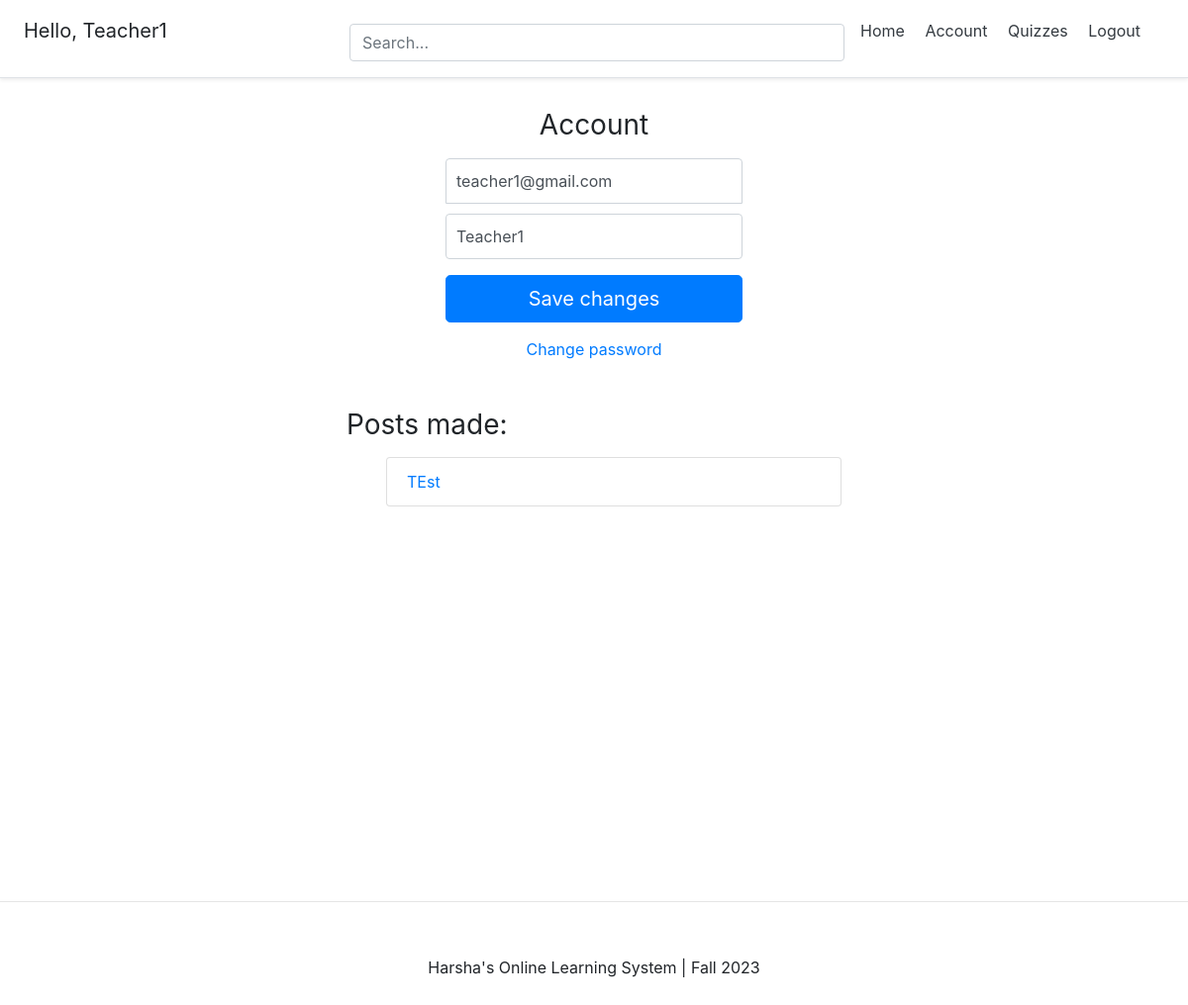
The page /account/ (signed in) on the database its author committed.
### account/models.py (models this page shows, shortened)
class Account(AbstractBaseUser):
	email 					= models.EmailField(verbose_name="email", max_length=60, unique=True)
	username 				= models.CharField(max_length=30, unique=True)
	date_joined				= models.DateTimeField(verbose_name='date joined', auto_now_add=True)
	last_login				= models.DateTimeField(verbose_name='last login', auto_now=True)
	is_admin				= models.BooleanField(default=False)
	is_active				= models.BooleanField(default=True)
	is_staff				= models.BooleanField(default=False)
	is_superuser			= models.BooleanField(default=False)
	is_teacher = models.BooleanField(default=False)
	USERNAME_FIELD = 'email'
	REQUIRED_FIELDS = ['username',]
	objects = MyAccountManager()

### blog/models.py (models this page shows)
class BlogPost(models.Model):
	title = models.CharField(max_length=50, null=False, blank=False)
	body = models.TextField(max_length=500, null=False, blank=False)
	image = models.ImageField(upload_to=upload_location, null=True, blank=True)
	date_published = models.DateTimeField(auto_now_add=True, verbose_name="date published")
	date_updated = models.DateTimeField(auto_now=True, verbose_name="date updated")
	author = models.ForeignKey(settings.AUTH_USER_MODEL, on_delete=models.CASCADE)
	slug = models.SlugField(blank=True, unique=True)
	def __str__(self):
		return self.title

### account/views.py (the view)
# urls.py: path('account/', account_view, name="account"),
def account_view(request):
	if not request.user.is_authenticated:
		return redirect("login")
	context = {}
	if request.POST:
		form = AccountUpdateForm(request.POST, instance=request.user)
		if form.is_valid():
			form.initial = {
					"email" : request.POST['email'],
					"username" : request.POST['username'],
			}
			form.save()
			context['success_message'] = "Updated"
	else:
		form = AccountUpdateForm(
				initial= {
					"email": request.user.email,
					"username": request.user.username,
				}
			)
	context['account_form'] = form
	blog_posts = BlogPost.objects.filter(author=request.user)
	context['blog_posts'] = blog_posts
	return render(request, 'account/account.html', context)

### account/forms.py (shortened to what this page needs)
class AccountUpdateForm(forms.ModelForm):
	class Meta:
		model = Account
		fields = ('email', 'username')

### account/templates/account/account.html (shortened to what this page needs)
{% extends 'base.html' %}
{% block content %}
<form class="form-signin" method="post">{% csrf_token %}
  <h1 class="h3 mb-3 font-weight-normal">Account</h1>
  <input type="email" name="email" id="inputEmail" class="form-control" placeholder="Email address" required autofocus value={{account_form.initial.email}}>
  <input type="text" name="username" id="inputUsername" class="form-control" placeholder="Username" required value="{{account_form.initial.username}}">
  <button class="btn btn-lg btn-primary btn-block" type="submit">Save changes</button>
</form>
<div class="d-flex flex-column">
	<a class="m-auto" href="{% url 'password_change' %}">Change password</a>
</div>
<div class="container mt-4 p-4">
  <div class="row">
    <div class="blog-posts">
      <h3 class="mb-3 font-weight-normal">Posts made:</h3>
      {% if blog_posts %}
        <ul>
        {% for post in blog_posts %}
          <a href="{% url 'blog:detail' post.slug %}" style="text-decoration: none;"><li class="list-group-item">{{post}}</li></a>
        {% endfor %}
        </ul>
      {% else %}
        <p>You have no blog posts. Create a post <a href="{% url 'blog:create' %}">here</a>.</p>
      {% endif %}
    </div>
  </div>
</div>
{% endblock content %}

### templates/snippets/header.html (shortened to what this page needs)
<link rel="stylesheet" href="https://cdn.jsdelivr.net/npm/bootstrap@4.4.1/dist/css/bootstrap.min.css">
<div class="d-flex flex-column flex-md-row align-items-center p-3 px-md-4 mb-3 bg-white border-bottom shadow-sm">
  <h5 class="my-0 mr-md-auto font-weight-normal">
  	{% if request.user.is_authenticated %}
  	<p>Hello, {{request.user.username}}</p>
  	{% endif %}
  </h5>
  <div class="search-bar mt-sm-2 mr-2">
  	<form method="get">
  		<input type="text" class="form-control" name="q" id="id_q" placeholder="Search...">
  	</form>
  </div>
  <nav class="my-2 my-md-0 mr-md-3">
  	{% if request.user.is_authenticated %}
  		<a class="p-2 text-dark" href="{% url 'home' %}">Home</a>
		<a class="p-2 text-dark" href="{% url 'account' %}">Account</a>
		<a class="p-2 text-dark" href="{% url 'quizzes:quiz_list' %}">Quizzes</a>
		<a class="p-2 text-dark" href="{% url 'logout' %}">Logout</a></p>
  	{% else %}
  		<a class="p-2 text-dark" href="{% url 'home' %}">Home</a>
  		<a class="p-2 text-dark" href="{% url 'login' %}">Login</a>
		<a class="btn btn-outline-primary" href="{% url 'register' %}">Register</a>
  	{% endif %}
  </nav>
</div>

### templates/snippets/header.html (style rules this page uses)
@media (min-width: 768px) { html { font-size: 16px; } }
.container { max-width: 960px; }
.search-bar { max-width: 500px; width: 100%; }
form { width: 100%; }

### templates/snippets/base_css.html (style rules this page uses)
body { background-color: #FFFFFF; }

### account/templates/account/account.html (style rules this page uses)
.form-signin { width: 100%; max-width: 330px; padding: 15px; margin: auto; }
.form-signin .form-control { position: relative; box-sizing: border-box; height: auto; padding: 10px; font-size: 16px; }
.form-signin input[type="email"] { margin-bottom: 10px; border-bottom-right-radius: 0; border-bottom-left-radius: 0; }
.h3 { text-align: center; }
.blog-posts { max-width: 500px; width: 100%; margin: auto; }

### rows shown on the page
Account: user.username "Teacher1", email "teacher1@gmail.com", username "Teacher1"
BlogPost: title "TEst"
